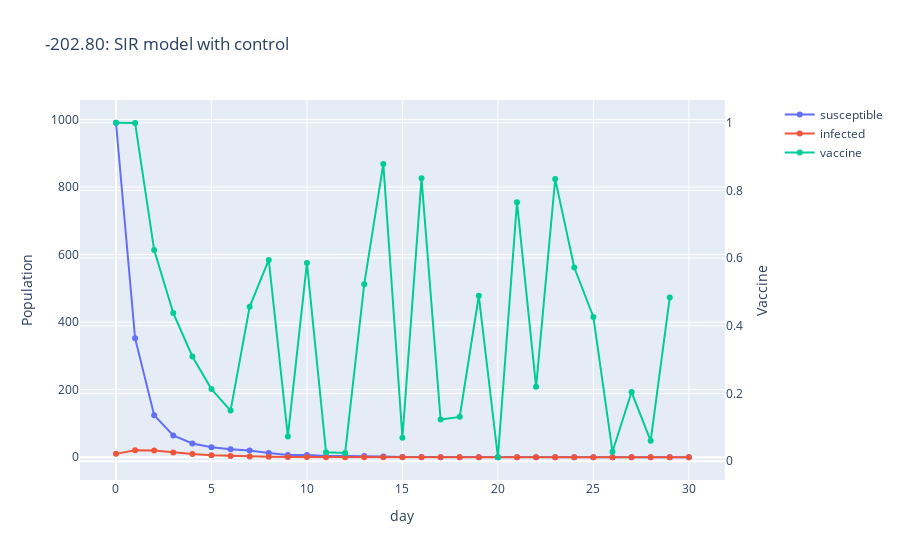

Notebook cell for this chart:
### Markdown cell above
# SAC

### Code cell
env = SirEnvironment()
check_env(env)
model = SAC("MlpPolicy", env, verbose=0, tensorboard_log="./sac_sir_tensorboard/")
model.learn(total_timesteps=10000)

# 3. Visualize Controlled SIR Dynamics
env = SirEnvironment()
state = env.reset()
max_t = tf
states = state
reward_sum = 0.
actions = []
for t in range(max_t):
    action, _states = model.predict(state)
    actions = np.append(actions, action[0])
    next_state, reward, done, _ = env.step(action)
    reward_sum += reward
    states = np.vstack((states, next_state))
    state = next_state

# Create figure with secondary y-axis
fig = make_subplots(specs=[[{"secondary_y": True}]])
# Add traces
fig.add_trace(
    go.Scatter(x=list(range(max_t+1)), y=states[:,0].flatten(), name="susceptible",
        mode='lines+markers'),
    secondary_y=False,
)
fig.add_trace(
    go.Scatter(x=list(range(max_t+1)), y=states[:,1].flatten(), name="infected",
        mode='lines+markers'),
    secondary_y=False,
)
fig.add_trace(
    go.Scatter(x=list(range(max_t+1)), y=actions, name="vaccine",
        mode='lines+markers'),
    secondary_y=True,
)
# Add figure title
fig.update_layout(
    title_text=f'{reward_sum:.2f}: SIR model with control'
)
# Set x-axis title
fig.update_xaxes(title_text="day")
# Set y-axes titles
fig.update_yaxes(title_text="Population", secondary_y=False)
fig.update_yaxes(title_text="Vaccine", secondary_y=True)

### Figure 1 — Plotly figure (JSON) as saved in the notebook; plotly's stock layout.template omitted (floating-point values rounded to 4 significant figures)
{"data": [{"mode": "lines+markers", "name": "susceptible", "type": "scatter", "x": [0, 1, 2, 3, 4, 5, 6, 7, 8, 9, 10, 11, 12, 13, 14, 15, 16, 17, 18, 19, 20, 21, 22, 23, 24, 25, 26, 27, 28, 29, 30], "xaxis": "x", "y": [990, 352.5, 124.4, 64.42, 40.61, 29.34, 23.47, 20.08, 12.67, 6.975, 6.472, 3.6, 3.503, 3.418, 2.025, 0.8414, 0.785, 0.3402, 0.3007, 0.2638, 0.1618, 0.1599, 0.07438, 0.0597, 0.02593, 0.01463, 0.009555, 0.00929, 0.007572, 0.00713, 0.004397], "yaxis": "y"}, {"mode": "lines+markers", "name": "infected", "type": "scatter", "x": [0, 1, 2, 3, 4, 5, 6, 7, 8, 9, 10, 11, 12, 13, 14, 15, 16, 17, 18, 19, 20, 21, 22, 23, 24, 25, 26, 27, 28, 29, 30], "xaxis": "x", "y": [10, 20.89, 19.64, 14.29, 9.608, 6.246, 3.993, 2.529, 1.584, 0.9794, 0.6021, 0.3688, 0.2253, 0.1376, 0.08389, 0.05102, 0.03099, 0.01882, 0.01142, 0.006932, 0.004206, 0.002552, 0.001548, 0.0009391, 0.0005696, 0.0003455, 0.0002096, 0.0001271, 7.71e-05, 4.676e-05, 2.836e-05], "yaxis": "y"}, {"mode": "lines+markers", "name": "vaccine", "type": "scatter", "x": [0, 1, 2, 3, 4, 5, 6, 7, 8, 9, 10, 11, 12, 13, 14, 15, 16, 17, 18, 19, 20, 21, 22, 23, 24, 25, 26, 27, 28, 29, 30], "xaxis": "x", "y": [1, 0.9995, 0.6239, 0.4378, 0.3095, 0.2132, 0.1495, 0.456, 0.5946, 0.0733, 0.5857, 0.02663, 0.02437, 0.523, 0.8782, 0.06934, 0.8361, 0.1233, 0.131, 0.4888, 0.01173, 0.7655, 0.2197, 0.8339, 0.5723, 0.4262, 0.02814, 0.2044, 0.06022, 0.4834], "yaxis": "y2"}], "layout": {"title": {"text": "-202.80: SIR model with control"}, "xaxis": {"anchor": "y", "domain": [0, 0.94], "title": {"text": "day"}}, "yaxis": {"anchor": "x", "domain": [0, 1], "title": {"text": "Population"}}, "yaxis2": {"anchor": "x", "overlaying": "y", "side": "right", "title": {"text": "Vaccine"}}}}
